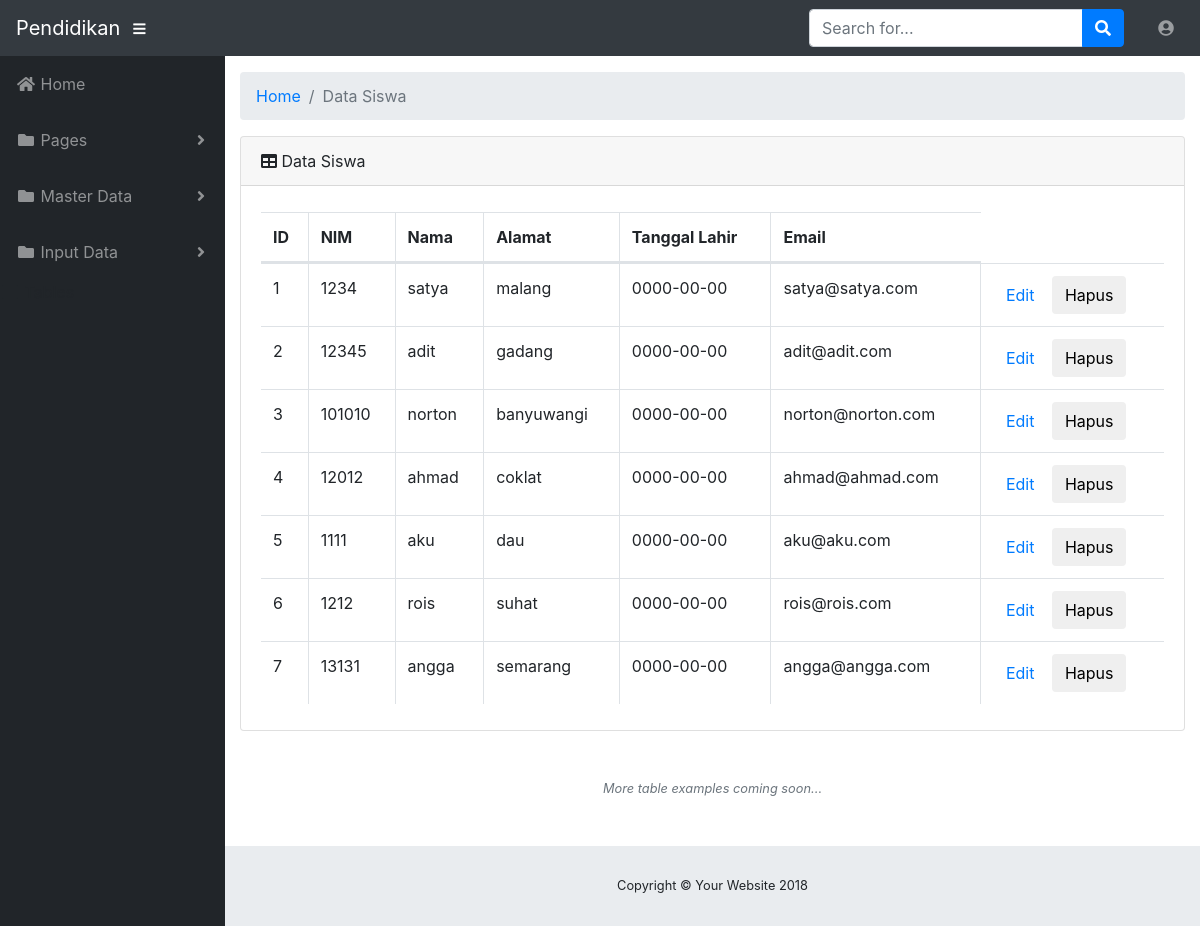
Page /dataSiswa.php on the committed database.
### tables this page shows
CREATE TABLE `siswa` (
  `id` int(11) NOT NULL,
  `nim` int(10) NOT NULL,
  `nama` varchar(50) NOT NULL,
  `alamat` varchar(255) NOT NULL,
  `ttl` date NOT NULL,
  `email` varchar(50) NOT NULL
);

### functions.php (called while the page is built, shortened)
<?php
$conn=mysqli_connect("localhost", "root", "", "pendidikan");
$result=mysqli_query($conn, "SELECT*FROM siswa");
function query($query_kedua){
    global $conn;
    $result = mysqli_query($conn, $query_kedua);
    $rows = [];
    while ($row = mysqli_fetch_assoc($result)){
        $rows[]=$row;
    }
return $rows;
}
?>

### dataSiswa.php (the view, shortened to what this page needs)
<!DOCTYPE html>
<html lang="en">
<?php
  require 'functions.php';
  $pendidikan = query("SELECT * FROM siswa");
?>
  <head>
    <link href="vendor/bootstrap/css/bootstrap.min.css" rel="stylesheet">
    <link href="vendor/fontawesome-free/css/all.min.css" rel="stylesheet" type="text/css">
    <link href="vendor/datatables/dataTables.bootstrap4.css" rel="stylesheet">
    <link href="css/pendidikan.css" rel="stylesheet">
  </head>
  <body id="page-top">
    <nav class="navbar navbar-expand navbar-dark bg-dark static-top">
      <a class="navbar-brand mr-1" href="index.php">Pendidikan</a>
      <button class="btn btn-link btn-sm text-white order-1 order-sm-0" id="sidebarToggle" href="#">
        <i class="fas fa-bars"></i>
      </button>
      <form class="d-none d-md-inline-block form-inline ml-auto mr-0 mr-md-3 my-2 my-md-0">
        <div class="input-group">
          <input type="text" class="form-control" placeholder="Search for..." aria-label="Search" aria-describedby="basic-addon2">
          <div class="input-group-append">
            <button class="btn btn-primary" type="button">
              <i class="fas fa-search"></i>
            </button>
          </div>
        </div>
      </form>
      <ul class="navbar-nav ml-auto ml-md-0">
        <li class="nav-item dropdown no-arrow mx-1">
        <li class="nav-item dropdown no-arrow">
          <a class="nav-link dropdown-toggle" href="#" id="userDropdown" role="button" data-toggle="dropdown" aria-haspopup="true" aria-expanded="false">
            <i class="fas fa-user-circle fa-fw"></i>
          </a>
        </li>
      </ul>
    </nav>
    <div id="wrapper">
      <ul class="sidebar navbar-nav">
        <li class="nav-item">
          <a class="nav-link" href="index.php">
            <i class="fas fa-fw fa-home"></i>
            <span>Home</span>
          </a>
        </li>
        <li class="nav-item dropdown">
          <a class="nav-link dropdown-toggle" href="#" id="pagesDropdown" role="button" data-toggle="dropdown" aria-haspopup="true" aria-expanded="false">
            <i class="fas fa-fw fa-folder"></i>
            <span>Pages</span>
          </a>
        </li>
        <li class="nav-item dropdown">
          <a class="nav-link dropdown-toggle" href="#" id="pagesDropdown" role="button" data-toggle="dropdown">
            <i class="fas fa-fw fa-folder"></i>
            <span>Master Data</span>
          </a>
        </li>
        <li class="nav-item dropdown">
          <a class="nav-link dropdown-toggle" href="#" id="pagesDropdown" role="button" data-toggle="dropdown">
            <i class="fas fa-fw fa-folder"></i>
            <span>Input Data</span>
          </a>
        </li>
        <li class="nav-item active">
            <i class="fas fa-fw fa-table"></i>
            <span>Tables</span></a>
        </li>
      </ul>
      <div id="content-wrapper">
        <div class="container-fluid">
          <ol class="breadcrumb">
            <li class="breadcrumb-item">
              <a href="index.php">Home</a>
            </li>
            <li class="breadcrumb-item active">Data Siswa</li>
          </ol>
          <div class="card mb-3">
            <div class="card-header">
              <i class="fas fa-table"></i>
              Data Siswa</div>
            <div class="card-body">
              <div class="table-responsive">
                <table class="table table-bordered" id="dataTable" width="100%" cellspacing="0">
                  <thead>
                  <tr>
                    <th>ID</th>
                    <th>NIM</th>
                    <th>Nama</th>
                    <th>Alamat</th>
                    <th>Tanggal Lahir</th>
                    <th>Email</th>
                  </tr>
                </thead>
                  <tbody>
                  <?php $i=1 ?>
                <?php while($row = mysqli_fetch_assoc($result)):?>
                <tr>
                    <td><?= $i;?></td>
                    <td><?= $row["nim"]; ?></td>
                    <td><?= $row["nama"]; ?></td>
                    <td><?= $row["alamat"]; ?></td>
                    <td><?= $row["ttl"]; ?></td>
                    <td><?= $row["email"]; ?></td>
                    <td>
                    <a href="#"class="btn btn-theme start" >
                    <span>Edit</span>
                    </a>
                  <button type="button" class="btn btn-theme04 delete" href="#?Kode_Buku=<?php echo $row["Kode_Buku"];?>"onclick="return confirm('Apakah data ini akan dihapus')">
                    <span>Hapus</span>
                    </button>
                    </td>
                </tr>
            <?php $i++ ?>
          <?php endwhile;?>
          </tbody>
                </table>
              </div>
            </div>
          </div>
          <p class="small text-center text-muted my-5">
            <em>More table examples coming soon...</em>
          </p>
        </div>
        <footer class="sticky-footer">
          <div class="container my-auto">
            <div class="copyright text-center my-auto">
              <span>Copyright © Your Website 2018</span>
            </div>
          </div>
        </footer>
      </div>
    </div>
  </body>
</html>

### css/pendidikan.css (style rules this page uses)
html { position: relative; min-height: 100%; }
body { height: 100%; }
#wrapper { display: -webkit-box; display: -ms-flexbox; display: flex; }
#wrapper #content-wrapper { overflow-x: hidden; width: 100%; padding-top: 1rem; padding-bottom: 80px; }
.navbar-nav .nav-item.dropdown .dropdown-toggle::after { width: 1rem; text-align: center; float: right; vertical-align: 0; border: 0; font-weight: 900; content: '\f105'; font-family: 'Font Awesome 5 Free'; }
.navbar-nav .nav-item.dropdown.no-arrow .dropdown-toggle::after { display: none; }
.sidebar { width: 90px !important; background-color: #212529; min-height: calc(100vh - 56px); }
.sidebar .nav-item:last-child { margin-bottom: 1rem; }
.sidebar .nav-item .nav-link { text-align: center; padding: 0.75rem 1rem; width: 90px; }
.sidebar .nav-item .nav-link span { font-size: 0.65rem; display: block; }
.sidebar .nav-item.dropdown .dropdown-toggle::after { display: none; }
.sidebar .nav-item .nav-link { color: rgba(255, 255, 255, 0.5); }
@media (min-width: 768px) { .sidebar { width: 225px !important; } }
@media (min-width: 768px) { .sidebar .nav-item .nav-link { display: block; width: 100%; text-align: left; padding: 1rem; width: 225px; } }
@media (min-width: 768px) { .sidebar .nav-item .nav-link span { font-size: 1rem; display: inline; } }
@media (min-width: 768px) { .sidebar .nav-item.dropdown .dropdown-toggle::after { display: block; } }
:root { --input-padding-x: 0.75rem; --input-padding-y: 0.75rem; }
footer.sticky-footer { display: -webkit-box; display: -ms-flexbox; display: flex; position: absolute; right: 0; bottom: 0; width: calc(100% - 90px); height: 80px; background-color: #e9ecef; }
footer.sticky-footer .copyright { line-height: 1; font-size: 0.8rem; }
@media (min-width: 768px) { footer.sticky-footer { width: calc(100% - 225px); } }

### rows in the picture
siswa: nim "1234", nama "satya", alamat "malang", ttl "0000-00-00", email "satya@satya.com"
siswa: nim "12345", nama "adit", alamat "gadang", ttl "0000-00-00", email "adit@adit.com"
siswa: nim "101010", nama "norton", alamat "banyuwangi", ttl "0000-00-00", email "norton@norton.com"
siswa: nim "12012", nama "ahmad", alamat "coklat", ttl "0000-00-00", email "ahmad@ahmad.com"
siswa: nim "1111", nama "aku", alamat "dau", ttl "0000-00-00", email "aku@aku.com"
siswa: nim "1212", nama "rois", alamat "suhat", ttl "0000-00-00", email "rois@rois.com"
siswa: nim "13131", nama "angga", alamat "semarang", ttl "0000-00-00", email "angga@angga.com"
